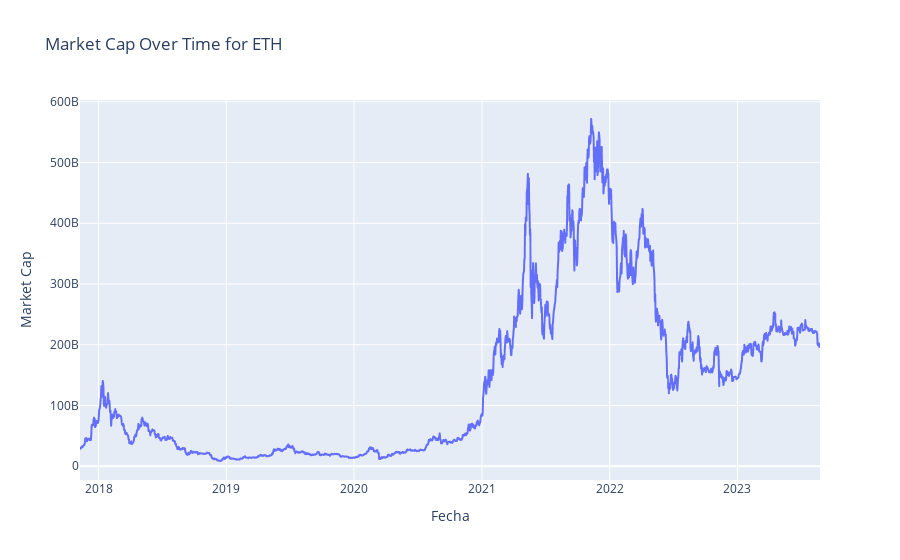

Notebook code cell kept with this figure:
### Markdown cell above
En este grafico de velas, acotado al ultimo año, se puede ver como se va elevando el piso de precio de la moneda. Con su alta volatilidad, en donde se ven caidas rojas estrepitosas y aumentos de precio abruptos pero en menor medida. Es decir, el riesgo a simple vista en el Ether parece ser mayor en cuanto a las caidas, pero en cuanto a las alzas de mercado parecen ser mas pero en menor proporcion a lo que son las bajas dentro de esta criptomoneda

### Code cell
market_cap_tiempo("ETH")

### Figure 1 — Plotly figure (JSON) as saved in the notebook; plotly's stock layout.template omitted (floating-point values rounded to 4 significant figures; data arrays with more than 128 entries replaced by an {"elided": "..."} marker saying what was removed)
{"data": [{"hovertemplate": "date_column=%{x}<br>Market_cap=%{y}<extra></extra>", "legendgroup": "", "line": {"color": "#636efa", "dash": "solid"}, "marker": {"symbol": "circle"}, "mode": "lines", "name": "", "showlegend": false, "type": "scattergl", "x": {"elided": "2114 str values"}, "xaxis": "x", "y": {"elided": "2114 float values"}, "yaxis": "y"}], "layout": {"legend": {"tracegroupgap": 0}, "title": {"text": "Market Cap Over Time for ETH"}, "xaxis": {"anchor": "y", "domain": [0, 1], "title": {"text": "Fecha"}}, "yaxis": {"anchor": "x", "domain": [0, 1], "title": {"text": "Market Cap"}}}}
